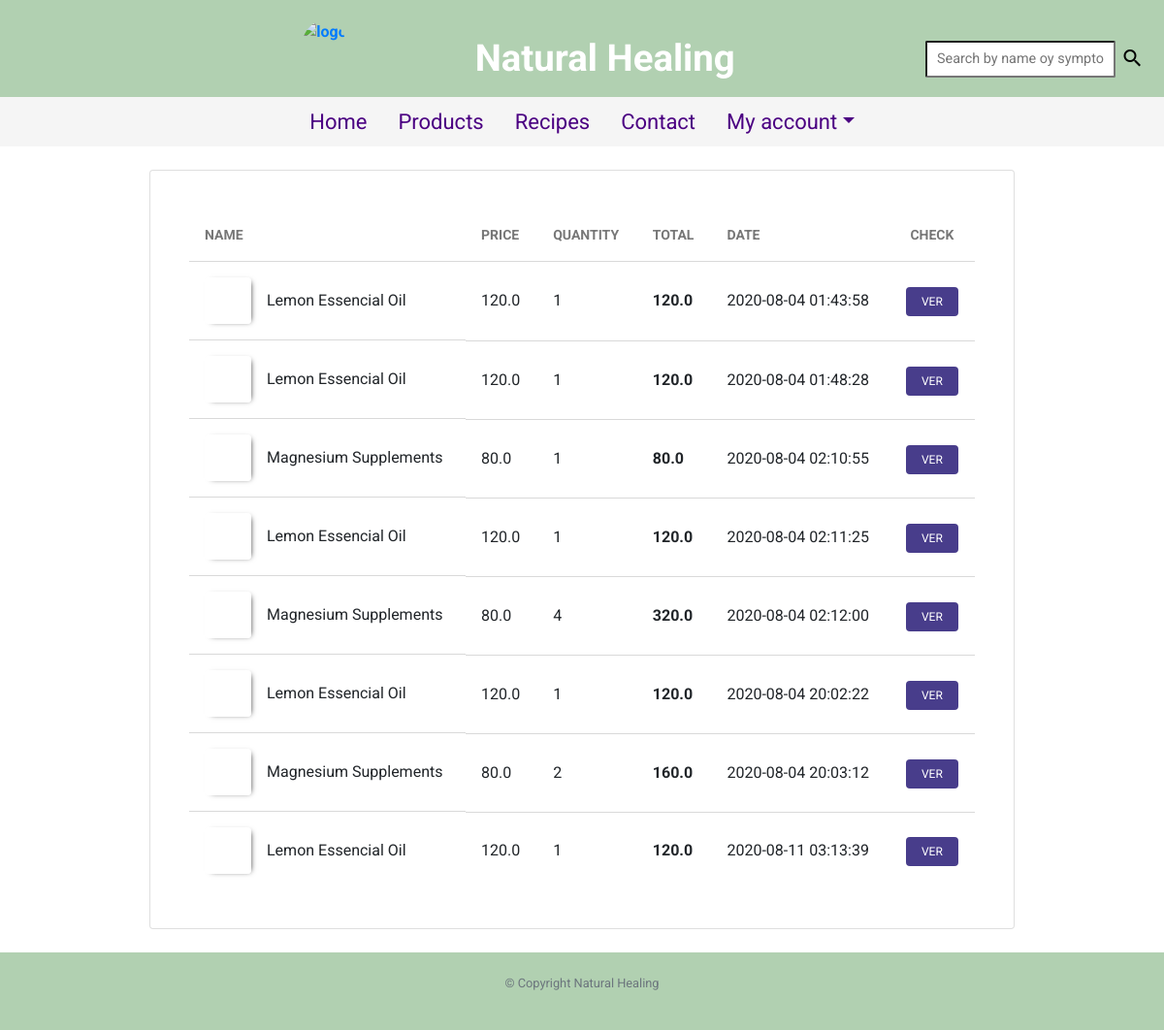
Screenshot of /products/cart (signed in) with the database file from the repository.
### tables this page shows
CREATE TABLE 'products' (
                    'id' INTEGER PRIMARY KEY AUTOINCREMENT NOT NULL,
					'img' text,
                    'title' text NOT NULL,
					'description' text NOT NULL,
                    'user_id' INTEGER NOT NULL,
                    'category_id' INTEGER NOT NULL, 'price' REAL, "quantity" INTEGER DEFAULT  10,
					FOREIGN KEY (category_id) REFERENCES category(id)
					FOREIGN KEY (user_id) REFERENCES users(id)
					);

CREATE TABLE 'sales' (
                    'id' INTEGER PRIMARY KEY AUTOINCREMENT NOT NULL,
                    'product_id' INTEGER NOT NULL,
					'user_id' INTEGER NOT NULL,
                    'quantity' INTEGER NOT NULL,
                    'created_at' DATETIME NOT NULL DEFAULT CURRENT_TIMESTAMP,
					FOREIGN KEY (product_id) REFERENCES products(id),
					FOREIGN KEY (user_id) REFERENCES users(id)
					);

### app.py (the view)
@app.route("/products/cart")
@login_required
def cart():
    try:
        user_id = [session["user_id"]]
        cur.execute("SELECT products.img,products.title, products.price,sales.quantity,sales.created_at,users.status , products.id as productId FROM sales JOIN products ON products.id = sales.product_id JOIN users ON sales.user_id = users.id WHERE products.id = sales.product_id AND users.id = (?)", user_id)
        cart_client= cur.fetchall()
        if not cart_client:
            flash("You have 0 products in your cart")
            return redirect("/products")
        cur.execute("SELECT status FROM users WHERE id = (?)", user_id)
        status = cur.fetchall()
        status = status[0][0]
        if status == "companny":
            return redirect("/sales")
        else:
            return render_template("product/cart.html", cart_client = cart_client, nr = len(cart_client) )
    except Exception as error:
        print(error)
        return redirect("/products")

### app.py (called while the page is built)
@app.after_request
def after_request(response):
    response.headers["Cache-Control"] = "no-cache, no-store, must-revalidate"
    response.headers["Expires"] = 0
    response.headers["Pragma"] = "no-cache"
    return response

### utils.py (called while the page is built)
def login_required(f):
    @wraps(f)
    def decorated_function(*args, **kwargs):
        if session.get("user_id") is None:
            return redirect("/login")
        return f(*args, **kwargs)
    return decorated_function

### templates/product/cart.html (shortened to what this page needs)
{% extends "layout.html" %}
{% block main %}
<div class="card table-container">
        <table width="100%">
    <thead>
        <tr>
            <th>Name</th>
            <th>Price</th>
            <th>Quantity</th>
            <th>Total</th>
            <th>Date</th>
            <th>Check</th>
        </tr>
    </thead>
    <tbody>
    {% for i in range (nr)%}
        <tr>
            <td>
                <span style= "background-image: url({{cart_client[i][0]}})"></span>
            {{cart_client[i][1]}}</td>
            <td >{{cart_client[i][2]}}</td>
            <td >{{cart_client[i][3]}}</td>
            <td ><strong>{{cart_client[i][3] * cart_client[i][2]}} </strong></td>
            <td >{{cart_client[i][4]}}</td>
            <td><a href="/products/{{cart_client[i][6]}}">ver</a></td>
        </tr>
    {%endfor%}
        </tbody>
    </table>
</div>
{% endblock %}

### static/styles.css (style rules this page uses)
body { font-family: 'Roboto', sans-serif; }
.table-container { display: block; padding: 40px; box-sizing: border-box; }
.table-container table { border-spacing: 0; }
.table-container thead tr th { text-align: left; }
td,th { padding: 16px; border-bottom: 1px solid #d9d9d9; }
tbody tr:last-child td { border-bottom: none; }
tbody tr td:first-child { display: grid; grid-template-columns: 64px 1fr; align-items: center; }
tbody tr td:first-child span { width: 48px; height: 48px; background-position: center; background-size: cover; border-radius: 8%; box-shadow: 3px 1px 6px -4px black; border: 1px solid white; }
th { text-transform: uppercase; color: #777; font-size: 14px; }
tbody tr td:last-child a, .table-container > a { background-color: darkslateblue; padding: 8px 16px; text-decoration: none; text-transform: uppercase; color: white; font-size: 12px; border-radius: 4px; }
.table-container thead tr th:last-child, td:last-child { text-align: center; }

### rows the page displays
products: title "Lemon Essencial Oil" "Lemon Essencial Oil" "Lemon Essencial Oil" "Lemon Essencial Oil" "Lemon Essencial Oil", price "120.0" "120.0" "120.0" "120.0" "120.0"
sales: quantity "1", cart_client[i][3]*cart_client[i][2] "120.0", created_at "2020-08-04 01:43:58"
sales: quantity "1", cart_client[i][3]*cart_client[i][2] "120.0", created_at "2020-08-04 01:48:28"
products: title "Magnesium Supplements" "Magnesium Supplements" "Magnesium Supplements", price "80.0" "80.0" "80.0"
sales: quantity "1", cart_client[i][3]*cart_client[i][2] "80.0", created_at "2020-08-04 02:10:55"
sales: quantity "1", cart_client[i][3]*cart_client[i][2] "120.0", created_at "2020-08-04 02:11:25"
sales: quantity "4", cart_client[i][3]*cart_client[i][2] "320.0", created_at "2020-08-04 02:12:00"
sales: quantity "1", cart_client[i][3]*cart_client[i][2] "120.0", created_at "2020-08-04 20:02:22"
sales: quantity "2", cart_client[i][3]*cart_client[i][2] "160.0", created_at "2020-08-04 20:03:12"
sales: quantity "1", cart_client[i][3]*cart_client[i][2] "120.0", created_at "2020-08-11 03:13:39"
